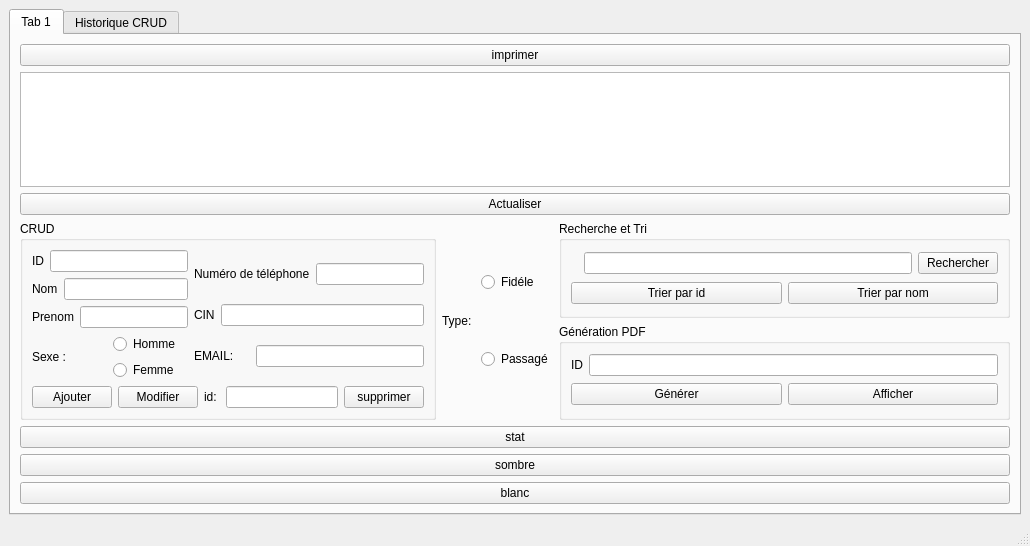
<?xml version="1.0" encoding="UTF-8"?>
<ui version="4.0">
 <class>MainWindow</class>
 <widget class="QMainWindow" name="MainWindow">
  <property name="geometry">
   <rect>
    <x>0</x>
    <y>0</y>
    <width>1030</width>
    <height>546</height>
   </rect>
  </property>
  <property name="windowTitle">
   <string>MainWindow</string>
  </property>
  <widget class="QWidget" name="centralwidget">
   <layout class="QVBoxLayout" name="verticalLayout_15">
    <item>
     <widget class="QTabWidget" name="tabWidget">
      <property name="currentIndex">
       <number>0</number>
      </property>
      <widget class="QWidget" name="tab">
       <attribute name="title">
        <string>Tab 1</string>
       </attribute>
       <layout class="QVBoxLayout" name="verticalLayout_21">
        <item>
         <layout class="QVBoxLayout" name="verticalLayout_19">
          <item>
           <layout class="QVBoxLayout" name="verticalLayout_18">
            <item>
             <layout class="QVBoxLayout" name="verticalLayout_14"/>
            </item>
            <item>
             <widget class="QPushButton" name="pushButton_imprimer">
              <property name="text">
               <string>imprimer</string>
              </property>
             </widget>
            </item>
            <item>
             <widget class="QTableView" name="tableViewAffichuer"/>
            </item>
            <item>
             <widget class="QPushButton" name="pushButton_actualiser">
              <property name="text">
               <string>Actualiser</string>
              </property>
             </widget>
            </item>
           </layout>
          </item>
          <item>
           <layout class="QHBoxLayout" name="horizontalLayout_44">
            <item>
             <layout class="QHBoxLayout" name="horizontalLayout_43">
              <item>
               <widget class="QGroupBox" name="groupBox_3">
                <property name="title">
                 <string>CRUD</string>
                </property>
                <layout class="QHBoxLayout" name="horizontalLayout_42">
                 <item>
                  <layout class="QVBoxLayout" name="verticalLayout_17">
                   <item>
                    <layout class="QHBoxLayout" name="horizontalLayout_41">
                     <item>
                      <layout class="QVBoxLayout" name="verticalLayout_3">
                       <item>
                        <layout class="QHBoxLayout" name="horizontalLayout_2">
                         <item>
                          <widget class="QLabel" name="label">
                           <property name="text">
                            <string>&lt;html&gt;&lt;head/&gt;&lt;body&gt;&lt;p&gt;ID&lt;/p&gt;&lt;/body&gt;&lt;/html&gt;</string>
                           </property>
                          </widget>
                         </item>
                         <item>
                          <widget class="QLineEdit" name="lineEdit_ID"/>
                         </item>
                        </layout>
                       </item>
                       <item>
                        <layout class="QHBoxLayout" name="horizontalLayout_12">
                         <item>
                          <widget class="QLabel" name="label_12">
                           <property name="text">
                            <string>&lt;html&gt;&lt;head/&gt;&lt;body&gt;&lt;p&gt;Nom&lt;/p&gt;&lt;/body&gt;&lt;/html&gt;</string>
                           </property>
                          </widget>
                         </item>
                         <item>
                          <widget class="QLineEdit" name="lineEdit_Nom"/>
                         </item>
                        </layout>
                       </item>
                       <item>
                        <layout class="QHBoxLayout" name="horizontalLayout_3">
                         <item>
                          <widget class="QLabel" name="label_2">
                           <property name="text">
                            <string>&lt;html&gt;&lt;head/&gt;&lt;body&gt;&lt;p&gt;Prenom&lt;/p&gt;&lt;/body&gt;&lt;/html&gt;</string>
                           </property>
                          </widget>
                         </item>
                         <item>
                          <widget class="QLineEdit" name="lineEdit_Prenom"/>
                         </item>
                        </layout>
                       </item>
                       <item>
                        <layout class="QHBoxLayout" name="horizontalLayout_9">
                         <item>
                          <widget class="QLabel" name="label_10">
                           <property name="text">
                            <string>Sexe : </string>
                           </property>
                          </widget>
                         </item>
                         <item>
                          <layout class="QVBoxLayout" name="verticalLayout">
                           <item>
                            <widget class="QRadioButton" name="Homme">
                             <property name="text">
                              <string>Homme</string>
                             </property>
                            </widget>
                           </item>
                           <item>
                            <widget class="QRadioButton" name="Femme">
                             <property name="text">
                              <string>Femme</string>
                             </property>
                            </widget>
                           </item>
                          </layout>
                         </item>
                        </layout>
                       </item>
                      </layout>
                     </item>
                     <item>
                      <layout class="QVBoxLayout" name="verticalLayout_7">
                       <item>
                        <layout class="QHBoxLayout" name="horizontalLayout_7">
                         <item>
                          <widget class="QLabel" name="label_7">
                           <property name="text">
                            <string>&lt;html&gt;&lt;head/&gt;&lt;body&gt;&lt;p&gt;Numéro de téléphone&lt;/p&gt;&lt;/body&gt;&lt;/html&gt;</string>
                           </property>
                          </widget>
                         </item>
                         <item>
                          <widget class="QLineEdit" name="lineEdit_TEL"/>
                         </item>
                        </layout>
                       </item>
                       <item>
                        <layout class="QHBoxLayout" name="horizontalLayout_4">
                         <item>
                          <widget class="QLabel" name="label_4">
                           <property name="text">
                            <string>&lt;html&gt;&lt;head/&gt;&lt;body&gt;&lt;p&gt;CIN&lt;/p&gt;&lt;/body&gt;&lt;/html&gt;</string>
                           </property>
                          </widget>
                         </item>
                         <item>
                          <widget class="QLineEdit" name="lineEdit_Cin"/>
                         </item>
                        </layout>
                       </item>
                       <item>
                        <layout class="QHBoxLayout" name="horizontalLayout_5">
                         <item>
                          <widget class="QLabel" name="label_6">
                           <property name="text">
                            <string>&lt;html&gt;&lt;head/&gt;&lt;body&gt;&lt;p&gt;EMAIL: &lt;/p&gt;&lt;/body&gt;&lt;/html&gt;</string>
                           </property>
                          </widget>
                         </item>
                         <item>
                          <widget class="QLabel" name="label_3">
                           <property name="text">
                            <string/>
                           </property>
                           <property name="pixmap">
                            <pixmap>../tech-wallpaper-4k-for-mobile.png</pixmap>
                           </property>
                          </widget>
                         </item>
                         <item>
                          <widget class="QLineEdit" name="lineEdit_Email"/>
                         </item>
                        </layout>
                       </item>
                      </layout>
                     </item>
                    </layout>
                   </item>
                   <item>
                    <layout class="QHBoxLayout" name="horizontalLayout_39">
                     <item>
                      <layout class="QHBoxLayout" name="horizontalLayout_6">
                       <item>
                        <widget class="QPushButton" name="pushButton_Ajouter">
                         <property name="text">
                          <string>Ajouter</string>
                         </property>
                        </widget>
                       </item>
                       <item>
                        <widget class="QPushButton" name="pushButton_Modifer">
                         <property name="text">
                          <string>Modifier</string>
                         </property>
                        </widget>
                       </item>
                      </layout>
                     </item>
                     <item>
                      <layout class="QHBoxLayout" name="horizontalLayout">
                       <item>
                        <widget class="QLabel" name="label_9">
                         <property name="text">
                          <string>id: </string>
                         </property>
                        </widget>
                       </item>
                       <item>
                        <widget class="QLineEdit" name="lineEdit_ID_Supression"/>
                       </item>
                       <item>
                        <widget class="QPushButton" name="pushButton_Suppression">
                         <property name="text">
                          <string>supprimer</string>
                         </property>
                        </widget>
                       </item>
                      </layout>
                     </item>
                    </layout>
                   </item>
                  </layout>
                 </item>
                </layout>
               </widget>
              </item>
              <item>
               <layout class="QHBoxLayout" name="horizontalLayout_10">
                <item>
                 <widget class="QLabel" name="label_11">
                  <property name="text">
                   <string>Type: </string>
                  </property>
                 </widget>
                </item>
                <item>
                 <layout class="QVBoxLayout" name="verticalLayout_2">
                  <item>
                   <widget class="QRadioButton" name="Fidele">
                    <property name="text">
                     <string>Fidéle</string>
                    </property>
                   </widget>
                  </item>
                  <item>
                   <widget class="QRadioButton" name="Passage">
                    <property name="text">
                     <string>Passagé</string>
                    </property>
                   </widget>
                  </item>
                 </layout>
                </item>
               </layout>
              </item>
             </layout>
            </item>
            <item>
             <layout class="QVBoxLayout" name="verticalLayout_20">
              <item>
               <widget class="QGroupBox" name="groupBox_2">
                <property name="title">
                 <string>Recherche et Tri</string>
                </property>
                <layout class="QVBoxLayout" name="verticalLayout_12">
                 <item>
                  <layout class="QHBoxLayout" name="horizontalLayout_8">
                   <item>
                    <widget class="QLabel" name="label_13">
                     <property name="text">
                      <string/>
                     </property>
                    </widget>
                   </item>
                   <item>
                    <widget class="QLineEdit" name="lineEdit_nom_chercher"/>
                   </item>
                   <item>
                    <widget class="QPushButton" name="pushButton_Rechercher">
                     <property name="text">
                      <string>Rechercher</string>
                     </property>
                    </widget>
                   </item>
                  </layout>
                 </item>
                 <item>
                  <layout class="QHBoxLayout" name="horizontalLayout_38">
                   <item>
                    <widget class="QPushButton" name="pushButton_trier">
                     <property name="text">
                      <string>Trier par id</string>
                     </property>
                    </widget>
                   </item>
                   <item>
                    <widget class="QPushButton" name="pushButton_trier_nom">
                     <property name="text">
                      <string>Trier par nom</string>
                     </property>
                    </widget>
                   </item>
                  </layout>
                 </item>
                </layout>
               </widget>
              </item>
              <item>
               <widget class="QGroupBox" name="groupBox">
                <property name="title">
                 <string>Génération PDF</string>
                </property>
                <layout class="QVBoxLayout" name="verticalLayout_13">
                 <item>
                  <layout class="QHBoxLayout" name="horizontalLayout_23">
                   <item>
                    <widget class="QLabel" name="label_34">
                     <property name="text">
                      <string>&lt;html&gt;&lt;head/&gt;&lt;body&gt;&lt;p&gt;ID&lt;/p&gt;&lt;/body&gt;&lt;/html&gt;</string>
                     </property>
                    </widget>
                   </item>
                   <item>
                    <widget class="QLineEdit" name="lineEdit_ID_PDF"/>
                   </item>
                  </layout>
                 </item>
                 <item>
                  <layout class="QHBoxLayout" name="horizontalLayout_24">
                   <item>
                    <widget class="QPushButton" name="pushButtonGenerePDF">
                     <property name="text">
                      <string>Générer</string>
                     </property>
                    </widget>
                   </item>
                   <item>
                    <widget class="QPushButton" name="pushButton_AfficherPDF">
                     <property name="text">
                      <string>Afficher</string>
                     </property>
                    </widget>
                   </item>
                  </layout>
                 </item>
                </layout>
               </widget>
              </item>
             </layout>
            </item>
           </layout>
          </item>
         </layout>
        </item>
        <item>
         <widget class="QPushButton" name="pushButton_stat">
          <property name="text">
           <string>stat</string>
          </property>
         </widget>
        </item>
        <item>
         <widget class="QPushButton" name="pushButton_sombre">
          <property name="text">
           <string>sombre</string>
          </property>
         </widget>
        </item>
        <item>
         <widget class="QPushButton" name="pushButton_blanc">
          <property name="text">
           <string>blanc</string>
          </property>
         </widget>
        </item>
       </layout>
      </widget>
      <widget class="QWidget" name="tab_3">
       <attribute name="title">
        <string>Historique CRUD</string>
       </attribute>
       <layout class="QVBoxLayout" name="verticalLayout_16">
        <item>
         <layout class="QHBoxLayout" name="horizontalLayout_40">
          <item>
           <widget class="QTableView" name="tableViewHistorique"/>
          </item>
          <item>
           <widget class="QPushButton" name="pushButtonActualiserHistorique">
            <property name="text">
             <string>Actualiser</string>
            </property>
           </widget>
          </item>
         </layout>
        </item>
       </layout>
      </widget>
     </widget>
    </item>
   </layout>
  </widget>
  <widget class="QMenuBar" name="menubar">
   <property name="geometry">
    <rect>
     <x>0</x>
     <y>0</y>
     <width>1030</width>
     <height>22</height>
    </rect>
   </property>
  </widget>
  <widget class="QStatusBar" name="statusbar"/>
 </widget>
 <resources/>
 <connections/>
</ui>
